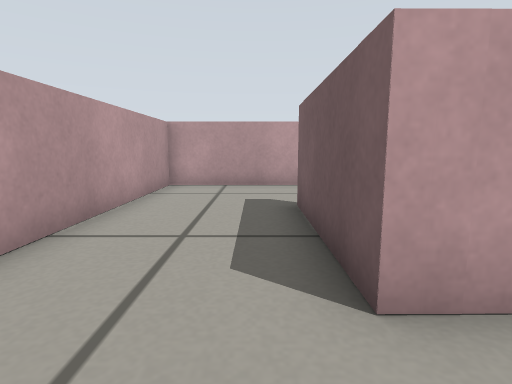
View 1 (above)

24 first-person views from a walk through a world built for the Gazebo simulator. The camera is 0.29 m above the floor, tilts 8° down and sees 80° across. The floor is counted in squares, 0.25 m on a side. Each view is taken from the middle of a square. On the plan, view 1 faces up. The plan holds only what a view shows up to about 13 squares ahead; the rest is blank. The place goes on beyond the plan.

View 2
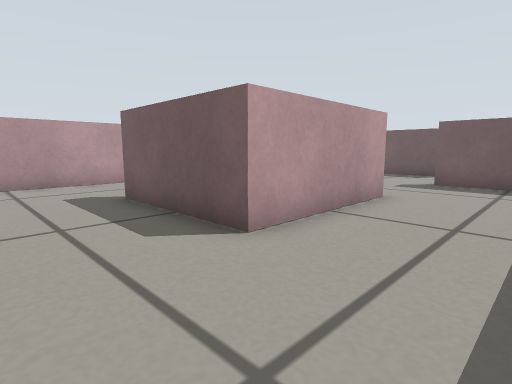

View 3
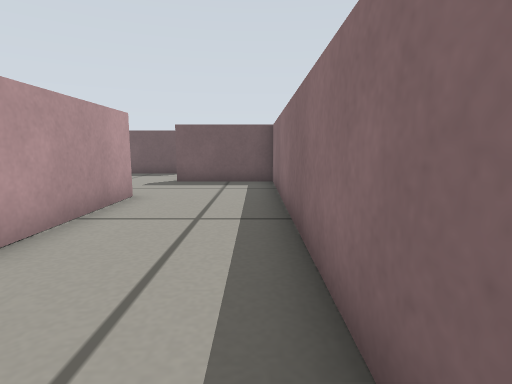

View 4
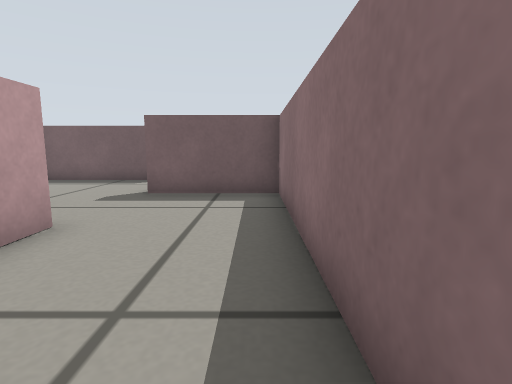

View 5
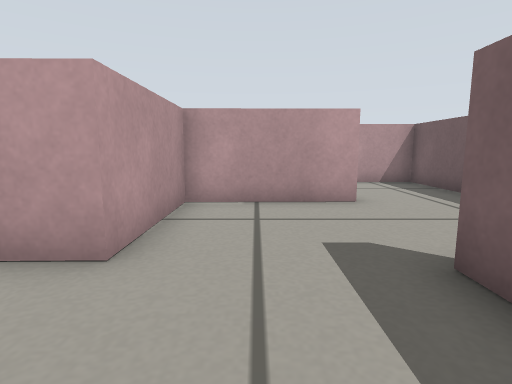

View 6
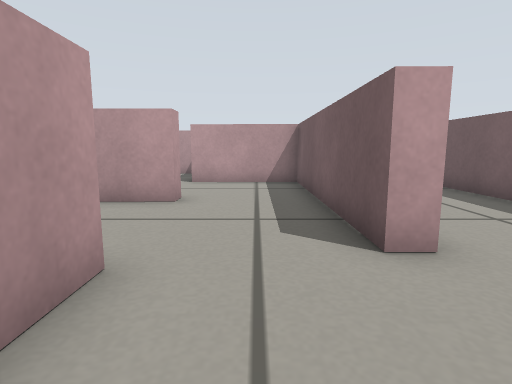

View 7
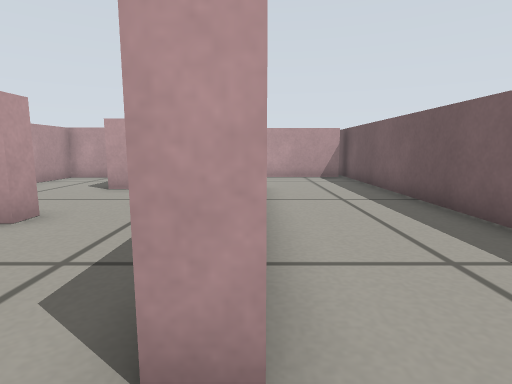

View 8
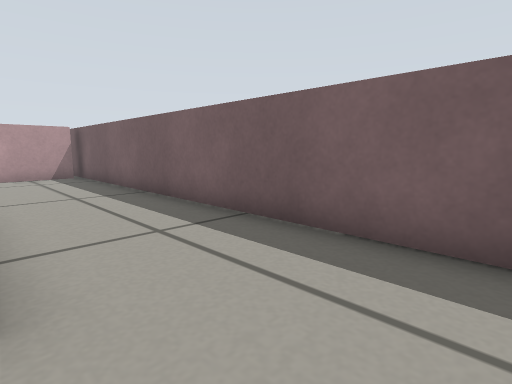

View 9
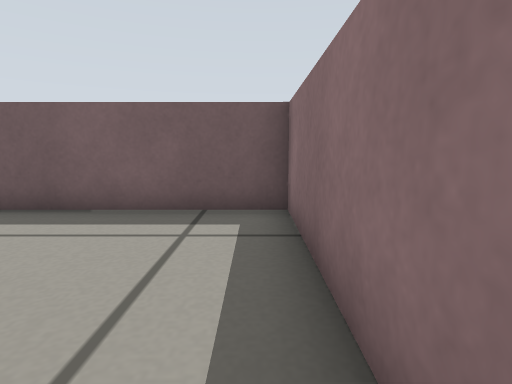

View 10
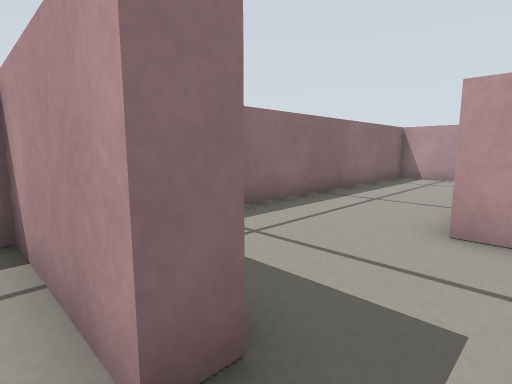

View 11
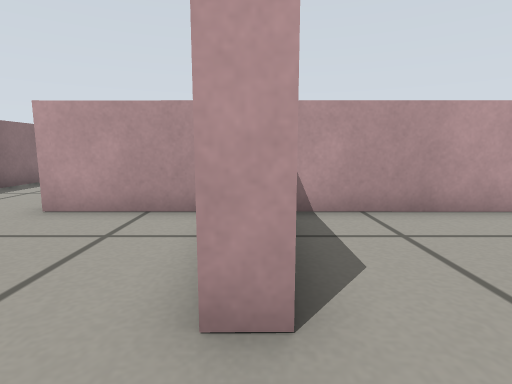

View 12
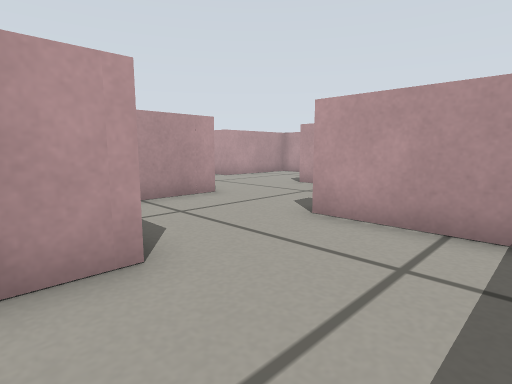

View 13
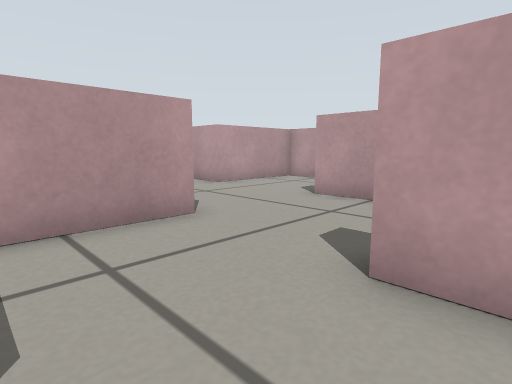

View 14
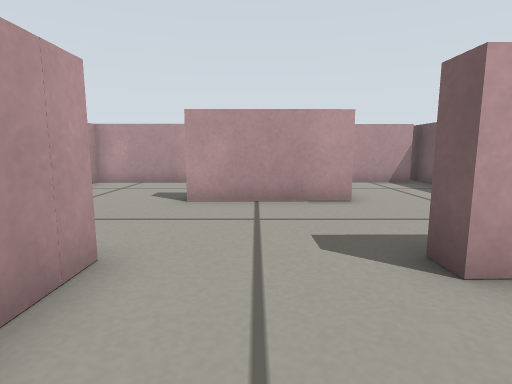

View 15
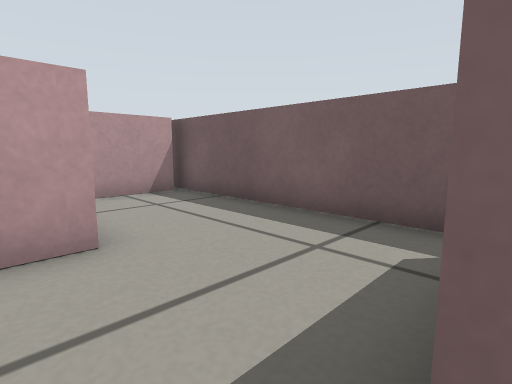

View 16
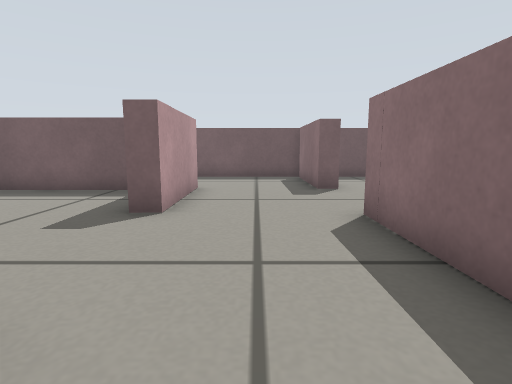

View 17
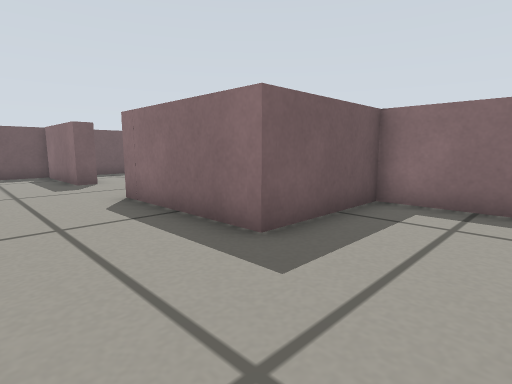

View 18
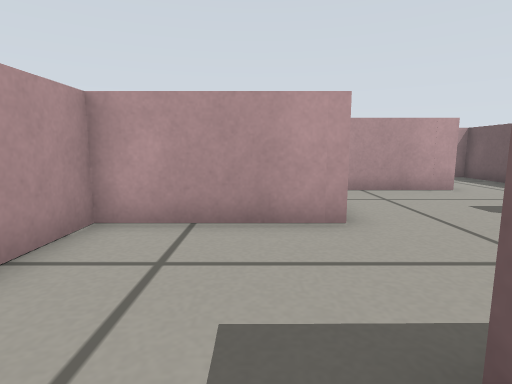

View 19
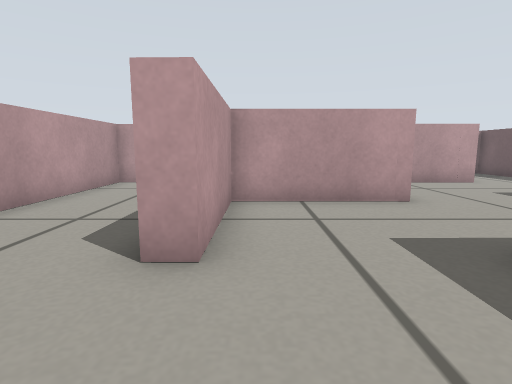

View 20
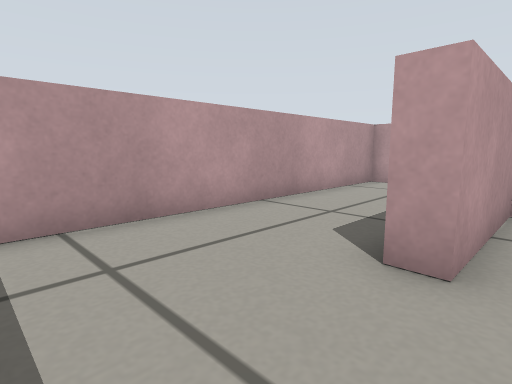

View 21
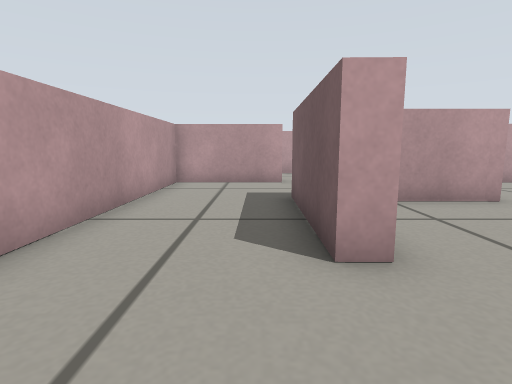

View 22
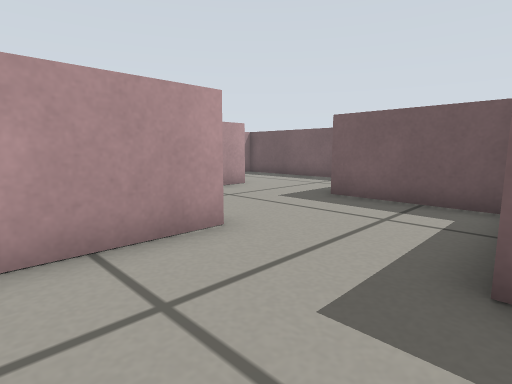

View 23
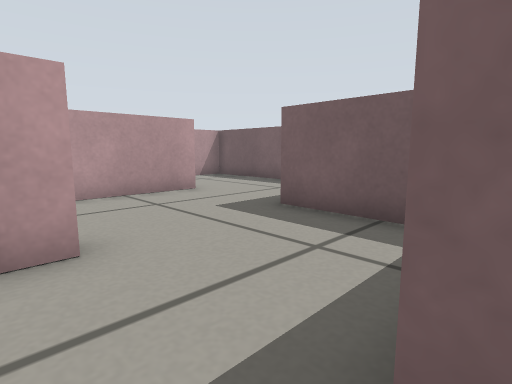

View 24
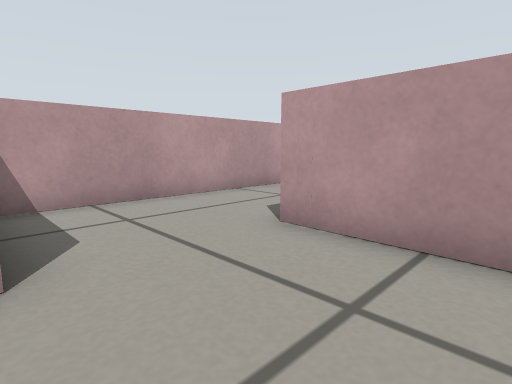

### Floor plan
Ten units are one square. View 1 is at (0, 0); x grows to the right and y downward. Boxes are objects, and circles mark ways between rooms. Rooms are numbered by the first view taken in them; rooms with no view inside come last. Other rooms are left out.
<svg viewBox="-33 -271 206 292">
<path fill="none" stroke="#000" d="M-28 -4 -28 16 89 16 89 -18M54 -20 8 -20 9 -62M4 -98 -28 -98 -28 -31M89 -18 95 -18 95 16M125 -23 125 -54M131 -23 125 -23M131 -104 131 -91M116 16 167 16 168 -141M165 -136 129 -136M93 -64 93 -56M125 -54 125 -98 87 -98M93 -141 93 -112M132 -177 95 -177M129 -136 129 -141M47 -140 93 -141M25 -104 47 -104 47 -140M55 -177 15 -177 14 -140M14 -140 9 -140 9 -184M10 -216 -28 -216 -28 -112M48 -186 49 -222M51 -256 9 -257M89 -246 89 -266M-28 -266 -28 -225M165 -216 142 -216M168 -141 168 -225M129 -141 165 -142M70 -135 55 -135 55 -67M96 -216 55 -216 55 -177M95 -177 95 -183M93 -56 55 -56 54 -20"/>
<circle cx="70" cy="-20" r="3" fill="#2a7"/>
<circle cx="125" cy="-5" r="3" fill="#2a7"/>
<circle cx="105" cy="-60" r="3" fill="#2a7"/>
<circle cx="90" cy="-40" r="3" fill="#2a7"/>
<circle cx="130" cy="-120" r="3" fill="#2a7"/>
<circle cx="90" cy="-80" r="3" fill="#2a7"/>
<circle cx="110" cy="-140" r="3" fill="#2a7"/>
<circle cx="50" cy="-160" r="3" fill="#2a7"/>
<circle cx="130" cy="-160" r="3" fill="#2a7"/>
<circle cx="75" cy="-180" r="3" fill="#2a7"/>
<circle cx="10" cy="-125" r="3" fill="#2a7"/>
<circle cx="25" cy="-220" r="3" fill="#2a7"/>
<text x="10" y="-10">1</text>
<text x="100" y="-30">2</text>
<text x="150" y="-50">3</text>
<text x="100" y="-80">4</text>
<text x="110" y="-120">5</text>
<text x="90" y="-160">6</text>
<text x="30" y="-140">7</text>
<text x="0" y="-170">8</text>
<text x="30" y="-240">9</text>
<text x="150" y="-180">10</text>
<text x="70" y="-90">11</text>
<text x="70" y="-200">12</text>
<text x="70" y="-40">13</text>
</svg>
Room 1 opens to room 13. Room 2 opens to room 3. Room 2 opens to room 4. Room 2 opens to room 13. Room 3 opens to room 5. Room 4 opens to room 11. Room 5 opens to room 6. Room 6 opens to room 7. Room 6 opens to room 10. Room 6 opens to room 12. Room 7 opens to room 8. Room 8 opens to room 9.

Where each view was taken, in squares from view 1:
view 1: 0 up, 0 right, facing up
view 2: 1 down, 2 left, facing up-right
view 3: 1 down, 2 left, facing right
view 4: 1 down, 1 right, facing right
view 5: 1 down, 7 right, facing up
view 6: 1 down, 11 right, facing up
view 7: 1 up, 13 right, facing up
view 8: 0 up, 13 right, facing up-right
view 9: 1 down, 11 right, facing right
view 10: 3 up, 10 right, facing down-left
view 11: 6 up, 11 right, facing left
view 12: 9 up, 16 right, facing up-left
view 13: 11 up, 14 right, facing up-left
view 14: 11 up, 11 right, facing up
view 15: 14 up, 12 right, facing up-right
view 16: 16 up, 4 right, facing right
view 17: 17 up, 2 right, facing down-right
view 18: 13 up, 4 right, facing up
view 19: 11 up, 2 right, facing up
view 20: 11 up, 2 right, facing up-left
view 21: 11 up, 0 right, facing up
view 22: 18 up, 2 left, facing up-right
view 23: 18 up, 0 right, facing up-right
view 24: 22 up, 4 right, facing up-left
